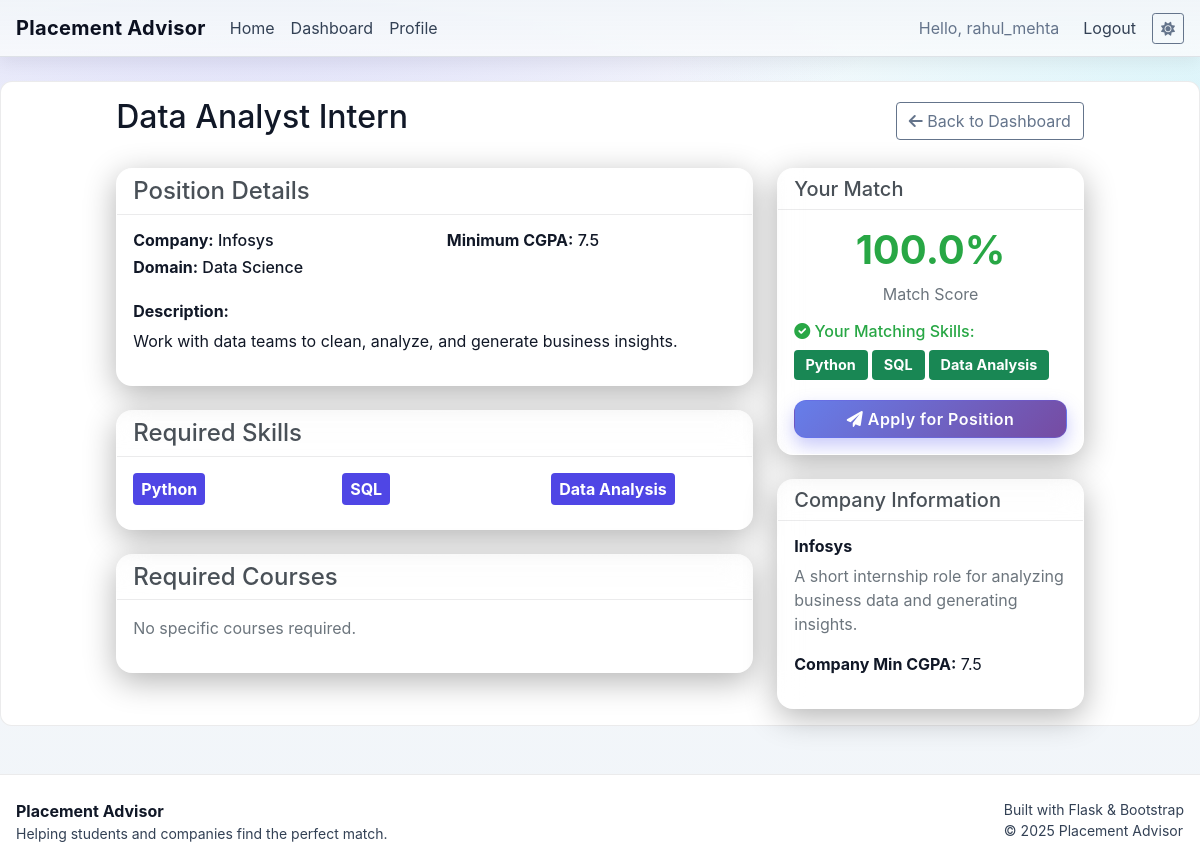
The app's page /position/1 (signed in) with its own data.
### app.py (models this page shows, shortened)
class User(UserMixin, db.Model):
    id = db.Column(db.Integer, primary_key=True)
    username = db.Column(db.String(80), unique=True, nullable=False)
    email = db.Column(db.String(120), unique=True, nullable=False)
    password_hash = db.Column(db.String(128))
    user_type = db.Column(db.String(20))  # 'student' or 'company'

class CompanyPosition(db.Model):
    id = db.Column(db.Integer, primary_key=True)
    company_id = db.Column(db.Integer, db.ForeignKey('company_profile.id'), nullable=False)
    title = db.Column(db.String(150), nullable=False)
    domain = db.Column(db.String(150))
    description = db.Column(db.Text)
    required_skills = db.Column(db.Text)  # JSON list
    required_courses = db.Column(db.Text)  # JSON list
    min_cgpa = db.Column(db.Float)
    company = db.relationship('CompanyProfile', backref=db.backref('positions', lazy=True))

class CompanyProfile(db.Model):
    id = db.Column(db.Integer, primary_key=True)
    user_id = db.Column(db.Integer, db.ForeignKey('user.id'), nullable=False)
    name = db.Column(db.String(100), nullable=False)
    description = db.Column(db.Text)
    required_skills = db.Column(db.Text)  # JSON string
    min_cgpa = db.Column(db.Float)
    required_courses = db.Column(db.Text)  # JSON string
    user = db.relationship('User', backref=db.backref('company_profile', uselist=False))

### app.py (the view)
@app.route('/position/<int:position_id>')
@login_required
def view_position_details(position_id):
    position = CompanyPosition.query.get_or_404(position_id)
    company = position.company
    required_skills = json.loads(position.required_skills) if position.required_skills else []
    required_courses = json.loads(position.required_courses) if position.required_courses else []
    match_info = None
    if current_user.user_type == 'student':
        profile = StudentProfile.query.filter_by(user_id=current_user.id).first()
        if profile:
            student_skills = set(json.loads(profile.skills)) if profile.skills else set()
            student_courses = set(json.loads(profile.courses)) if profile.courses else set()
            match_info = compute_position_match(student_skills, student_courses, position)
            existing_application = Application.query.filter_by(
                student_id=profile.id,
                position_id=position.id
            ).first()
            match_info['has_applied'] = existing_application is not None
    return render_template('position_details.html',
                         position=position,
                         company=company,
                         required_skills=required_skills,
                         required_courses=required_courses,
                         match_info=match_info,
                         json=json)

### templates/position_details.html (shortened to what this page needs)
{% extends "base.html" %}
{% block content %}
<div class="row">
    <div class="col-md-10 mx-auto">
        <div class="d-flex justify-content-between align-items-center mb-4">
            <h2>{{ position.title }}</h2>
            <a href="{{ url_for('student_dashboard') if current_user.user_type == 'student' else url_for('company_dashboard') }}"
               class="btn btn-outline-secondary">
                <i class="fas fa-arrow-left"></i> Back to Dashboard
            </a>
        </div>
        <div class="row">
            <div class="col-md-8">
                <div class="card mb-4">
                    <div class="card-header">
                        <h4 class="mb-0">Position Details</h4>
                    </div>
                    <div class="card-body">
                        <div class="row mb-3">
                            <div class="col-md-6">
                                <h6><strong>Company:</strong> {{ company.name }}</h6>
                                <h6><strong>Domain:</strong> {{ position.domain or 'Not specified' }}</h6>
                            </div>
                            <div class="col-md-6">
                                <h6><strong>Minimum CGPA:</strong> {{ position.min_cgpa or 'Not specified' }}</h6>
                            </div>
                        </div>
                        {% if position.description %}
                        <div class="mb-3">
                            <h6><strong>Description:</strong></h6>
                            <p>{{ position.description }}</p>
                        </div>
                        {% endif %}
                    </div>
                </div>
                <div class="card mb-4">
                    <div class="card-header">
                        <h4 class="mb-0">Required Skills</h4>
                    </div>
                    <div class="card-body">
                        {% if required_skills %}
                            <div class="row">
                                {% for skill in required_skills %}
                                <div class="col-md-4 mb-2">
                                    <span class="badge bg-primary fs-6 p-2">{{ skill }}</span>
                                </div>
                                {% endfor %}
                            </div>
                        {% else %}
                            <p class="text-muted">No specific skills required.</p>
                        {% endif %}
                    </div>
                </div>
                <div class="card mb-4">
                    <div class="card-header">
                        <h4 class="mb-0">Required Courses</h4>
                    </div>
                    <div class="card-body">
                        {% if required_courses %}
                            <div class="row">
                                {% for course in required_courses %}
                                <div class="col-md-6 mb-2">
                                    <span class="badge bg-secondary fs-6 p-2">{{ course }}</span>
                                </div>
                                {% endfor %}
                            </div>
                        {% else %}
                            <p class="text-muted">No specific courses required.</p>
                        {% endif %}
                    </div>
                </div>
            </div>
            <div class="col-md-4">
                {% if current_user.user_type == 'student' and match_info %}
                <div class="card mb-4">
                    <div class="card-header">
                        <h5 class="mb-0">Your Match</h5>
                    </div>
                    <div class="card-body">
                        <div class="text-center mb-3">
                            <h3 class="match-percentage
                                {% if match_info.match_percentage >= 80 %}text-success
                                {% elif match_info.match_percentage >= 50 %}text-warning
                                {% else %}text-danger{% endif %}">
                                {{ match_info.match_percentage }}%
                            </h3>
                            <p class="text-muted">Match Score</p>
                        </div>
                        {% if match_info.matched_skills %}
                        <div class="mb-3">
                            <h6 class="text-success"><i class="fas fa-check-circle"></i> Your Matching Skills:</h6>
                            <div class="d-flex flex-wrap">
                                {% for skill in match_info.matched_skills %}
                                <span class="badge bg-success me-1 mb-1">{{ skill }}</span>
                                {% endfor %}
                            </div>
                        </div>
                        {% endif %}
                        <div class="d-grid">
                            {% if match_info.has_applied %}
                                <button class="btn btn-secondary" disabled>
                                    <i class="fas fa-check"></i> Already Applied
                                </button>
                            {% else %}
                                <form method="POST" action="{{ url_for('apply_position', position_id=position.id) }}">
                                    <button type="submit" class="btn btn-primary w-100">
                                        <i class="fas fa-paper-plane"></i> Apply for Position
                                    </button>
                                </form>
                            {% endif %}
                        </div>
                    </div>
                </div>
                {% endif %}
                <div class="card">
                    <div class="card-header">
                        <h5 class="mb-0">Company Information</h5>
                    </div>
                    <div class="card-body">
                        <h6><strong>{{ company.name }}</strong></h6>
                        {% if company.description %}
                            <p class="text-muted">{{ company.description }}</p>
                        {% endif %}
                        {% if company.min_cgpa %}
                            <p><strong>Company Min CGPA:</strong> {{ company.min_cgpa }}</p>
                        {% endif %}
                    </div>
                </div>
            </div>
        </div>
    </div>
</div>
{% endblock %}

### templates/base.html (shortened to what this page needs)
<!DOCTYPE html>
<html lang="en">
<head>
    <link href="https://cdn.jsdelivr.net/npm/bootstrap@5.1.3/dist/css/bootstrap.min.css" rel="stylesheet">
    <link rel="stylesheet" href="https://cdnjs.cloudflare.com/ajax/libs/font-awesome/6.0.0/css/all.min.css">
</head>
<body>
    <nav class="navbar navbar-expand-lg navbar-dark bg-dark">
        <div class="container">
            <a class="navbar-brand" href="{{ url_for('index') }}">Placement Advisor</a>
            <div class="collapse navbar-collapse" id="navbarNav">
                <ul class="navbar-nav me-auto">
                    <li class="nav-item">
                        <a class="nav-link" href="{{ url_for('index') }}">Home</a>
                    </li>
                    {% if current_user.is_authenticated %}
                        {% if current_user.user_type == 'student' %}
                            <li class="nav-item">
                                <a class="nav-link" href="{{ url_for('student_dashboard') }}">Dashboard</a>
                            </li>
                            <li class="nav-item">
                                <a class="nav-link" href="{{ url_for('student_profile') }}">Profile</a>
                            </li>
                        {% endif %}
                    {% endif %}
                </ul>
                <ul class="navbar-nav">
                    {% if current_user.is_authenticated %}
                        <li class="nav-item d-flex align-items-center">
                            <span class="navbar-text me-3">Hello, {{ current_user.username }}</span>
                        </li>
                        <li class="nav-item">
                            <a class="nav-link" href="{{ url_for('logout') }}">Logout</a>
                        </li>
                    {% endif %}
                </ul>
                <button id="themeToggle" class="btn btn-sm btn-outline-secondary ms-2" type="button" aria-label="Toggle theme">
                </button>
            </div>
        </div>
    </nav>
    <div class="container mt-4 container-page">
        {% block content %}{% endblock %}
    </div>
    <footer class="mt-5 pt-4 pb-4 border-top" style="border-color: var(--border-color) !important;">
        <div class="container d-flex flex-column flex-md-row justify-content-between align-items-start gap-3">
            <div>
                <div class="fw-bold">Placement Advisor</div>
                <div class="text-muted small">Helping students and companies find the perfect match.</div>
            </div>
            <div class="text-muted small">
                <div>Built with Flask & Bootstrap</div>
                <div>© {{ 2025 }} Placement Advisor</div>
            </div>
        </div>
    </footer>
</body>
</html>

### records on screen
User: username "rahul_mehta"
CompanyPosition: title "Data Analyst Intern", domain "Data Science", min_cgpa "7.5", description "Work with data teams to clean, analyze, and generate business insights."
CompanyProfile: name "Infosys", description "A short internship role for analyzing business data and generating insights.", min_cgpa "7.5"

### other values on screen
{{ skill }} "Python" "SQL" "Data Analysis"
{{ match_info.match_percentage }} "100.0"
{{ 2025 }} "2025"
